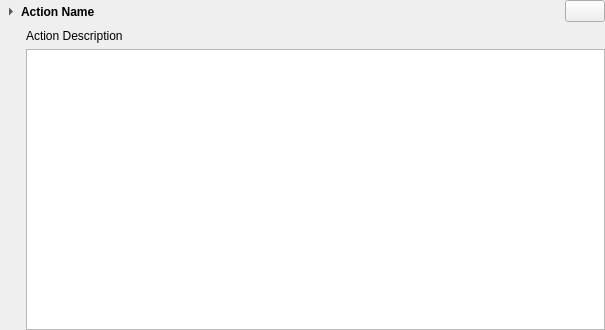
<?xml version="1.0" encoding="UTF-8"?>
<ui version="4.0">
 <author>
    SPDX-FileCopyrightText: none
    SPDX-License-Identifier: GPL-3.0-or-later
  </author>
 <class>KisInputConfigurationPageItem</class>
 <widget class="QWidget" name="KisInputConfigurationPageItem">
  <property name="geometry">
   <rect>
    <x>0</x>
    <y>0</y>
    <width>605</width>
    <height>330</height>
   </rect>
  </property>
  <property name="sizePolicy">
   <sizepolicy hsizetype="Expanding" vsizetype="MinimumExpanding">
    <horstretch>0</horstretch>
    <verstretch>0</verstretch>
   </sizepolicy>
  </property>
  <layout class="QGridLayout" name="gridLayout">
   <property name="leftMargin">
    <number>0</number>
   </property>
   <property name="topMargin">
    <number>0</number>
   </property>
   <property name="rightMargin">
    <number>0</number>
   </property>
   <property name="bottomMargin">
    <number>0</number>
   </property>
   <item row="2" column="1" colspan="2">
    <widget class="QLabel" name="descriptionLabel">
     <property name="text">
      <string>&lt;html&gt;&lt;head/&gt;&lt;body&gt;&lt;p&gt;Action Description&lt;/p&gt;&lt;/body&gt;&lt;/html&gt;</string>
     </property>
     <property name="wordWrap">
      <bool>true</bool>
     </property>
    </widget>
   </item>
   <item row="3" column="0">
    <spacer name="horizontalSpacer">
     <property name="orientation">
      <enum>Qt::Horizontal</enum>
     </property>
     <property name="sizeType">
      <enum>QSizePolicy::Fixed</enum>
     </property>
     <property name="sizeHint" stdset="0">
      <size>
       <width>20</width>
       <height>1</height>
      </size>
     </property>
    </spacer>
   </item>
   <item row="3" column="1" colspan="2">
    <widget class="QTreeView" name="shortcutsView">
     <property name="alternatingRowColors">
      <bool>true</bool>
     </property>
     <property name="rootIsDecorated">
      <bool>false</bool>
     </property>
     <property name="itemsExpandable">
      <bool>false</bool>
     </property>
    </widget>
   </item>
   <item row="1" column="0" colspan="3">
    <layout class="QHBoxLayout" name="horizontalLayout">
     <item>
      <widget class="QToolButton" name="collapseButton">
       <property name="sizePolicy">
        <sizepolicy hsizetype="MinimumExpanding" vsizetype="Fixed">
         <horstretch>0</horstretch>
         <verstretch>0</verstretch>
        </sizepolicy>
       </property>
       <property name="font">
        <font>
         <weight>75</weight>
         <bold>true</bold>
        </font>
       </property>
       <property name="text">
        <string>Action Name</string>
       </property>
       <property name="checkable">
        <bool>true</bool>
       </property>
       <property name="toolButtonStyle">
        <enum>Qt::ToolButtonTextBesideIcon</enum>
       </property>
       <property name="autoRaise">
        <bool>true</bool>
       </property>
       <property name="arrowType">
        <enum>Qt::RightArrow</enum>
       </property>
      </widget>
     </item>
     <item>
      <widget class="QPushButton" name="warningConflictButton">
       <property name="toolTip">
        <string>Conflict found for a Shortcut in this Action.</string>
       </property>
      </widget>
     </item>
    </layout>
   </item>
  </layout>
 </widget>
 <resources/>
 <connections/>
</ui>
